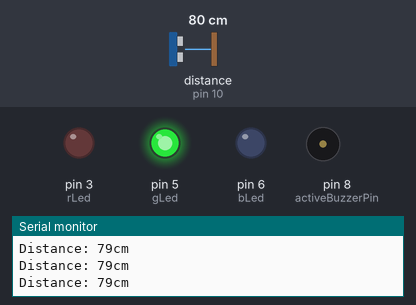
A sketch run on a simulated Arduino Uno, built with avr-gcc and run on an emulated ATmega328P. Parts: output pins drawn as LEDs (lit = HIGH), buzzer (waves = sounding), the last lines printed to the serial monitor. Wiring (inferred from the names in the program): ultrasonic range finder: trigger pin 9; echo pin 10. The test bench sets the inputs (shaded band); at power-on: distance to the obstacle (sensor on pin 10) 80 cm. The echo pulse lasts 58.3 µs per cm; pins used as bus, display or sensor lines are not drawn.

Above: at 1.2 s.
1.3 s: distance to the obstacle (sensor on pin 10) set to 13 cm
4.3 s: distance to the obstacle (sensor on pin 10) set to 11 cm
At 4.8 s:
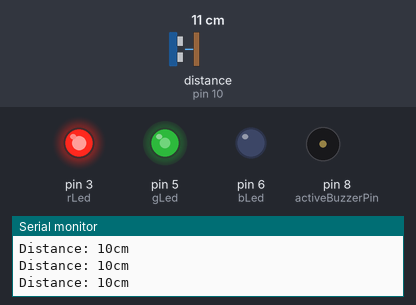
5.8 s: distance to the obstacle (sensor on pin 10) set to 2 cm
At 7.0 s:
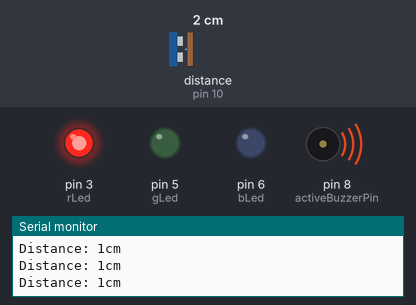
7.3 s: distance to the obstacle (sensor on pin 10) set to 4 cm
At 8.0 s:
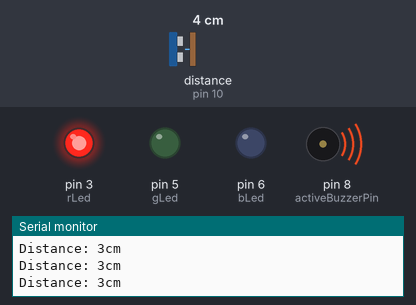
10.3 s: distance to the obstacle (sensor on pin 10) set to 7 cm
At 11.4 s:
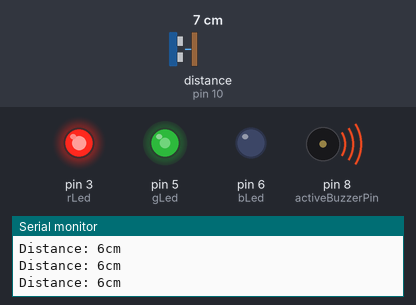
11.8 s: distance to the obstacle (sensor on pin 10) set to 120 cm
At 12.7 s:
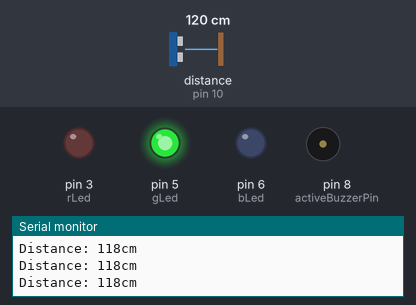
Timing chart, 0 to 14.3 s (numbered marks = the images above; inputs shaded):
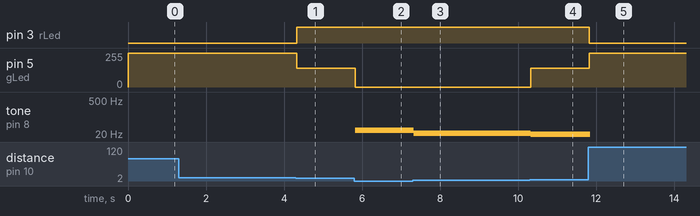

Measured:
- the behaviour switches between 12 and 11 cm on distance to the obstacle (sensor on pin 10) (found by bisection; images 0 and 1)
- the behaviour switches between 5 and 6 cm on distance to the obstacle (sensor on pin 10) (found by bisection; images 3 and 4)
- after the input at 4.3 s, pin 3 (rLed): LOW → HIGH at once; pin 5 (gLed): 255/255 → 140/255 at once
- after the input at 5.8 s, pin 5 (gLed): 140/255 → 0/255 at once; tone on pin 8 (activeBuzzerPin): silent → 29 Hz at once
- after the input at 7.3 s, tone on pin 8 (activeBuzzerPin): 29 Hz → 21 Hz at once
- after the input at 10.3 s, pin 5 (gLed): 0/255 → 140/255 at once; tone on pin 8 (activeBuzzerPin): 21 Hz → 12 Hz at once
- after the input at 11.8 s, pin 3 (rLed): HIGH → LOW at once; pin 5 (gLed): 140/255 → 255/255 at once; tone on pin 8 (activeBuzzerPin): 12 Hz → silent after 0.05 s

The sketch:

Dynamic_anticolision.ino
```cpp
#include "pitches.h"

// Pins to connected components
const int rLed = 3;
const int gLed = 5;
const int bLed = 6;
const int activeBuzzerPin = 8;
const int trigPin = 9;
const int echoPin = 10;

// Variables to know last time since the buzzer made sound
unsigned long lastDebounceMiddle = 0;
unsigned long lastDebounceShort = 0;

// Variables for the delay between when the buzzer last made sound for each mode
int debounceDelayShort = 100;
int debounceDelayMiddle = 200;

// Variable for which distance range the distance is currently in
int distanceMode;

long duration;  // variable for how long time it took before the ultra sonic sensor receiver it sound back
int distance;   // Variable for the distance between the ultra sonic sensor and what reflected the sound back

int toneFrequency; // Variable for what frequency the sound the buzzer makes should be
int colorMode; // Which of the colors should the rgb be

void setup() {
  pinMode(trigPin, OUTPUT); // Set the trigger pin to output so the program can send signal for when the sensor should send out ultra sonic sound
  Serial.begin(9600);   //Start communication to connected devices via usb at 9600 bits per second
}

void loop() {

  //turn the trigger pin to HIGH for 10 microseconds
  digitalWrite(trigPin, LOW); //
  digitalWrite(trigPin, HIGH);
  delayMicroseconds(10);
  digitalWrite(trigPin, LOW);

  duration = pulseIn(echoPin, HIGH); // waits for echo pin go from low to high and starts timing and returns the lenght of the the pulse in microseconds

  distance = duration * 0.034 / 2; // calculate the distance in centimeter

  // Print the distance out to connected device via usb
  Serial.print("Distance: ");
  Serial.print(distance);
  Serial.println("cm");

  // Code to select the different color code
  if ( 5 > distance < 10){ // if the distance is between 5 and 10 set the LED to color 1
    colorMode = 1;
  }
  if (distance < 5){
    colorMode = 2;
  }
  if (distance > 10){
    colorMode = 3;
  }

  // Make the RGB LED a color depending on what the colorMode is set to using the RGBcolor function
  if (colorMode == 1){
    RGBcolor(255, 140, 0);
  }
  if (colorMode == 2){
    RGBcolor(255, 0, 0);
  }
  if (colorMode == 3){
    RGBcolor(0, 255, 0);
  }

  toneFrequency = 0.3 * distance * distance - 5.5 * distance + 35; // Function to calculate what the tone frequency for the buzzer sound should be

  // If a obstacle is closer than 10cm send signal to the buzzer to make sound
  if (distance < 10){
    tone(activeBuzzerPin, toneFrequency, 50);
  }
}

//function to easily select RGB Led's color
void RGBcolor(int rVal, int gVal, int bVal){
  analogWrite(rLed, rVal);
  analogWrite(gLed, gVal);
  analogWrite(bLed, bVal);
}
```
